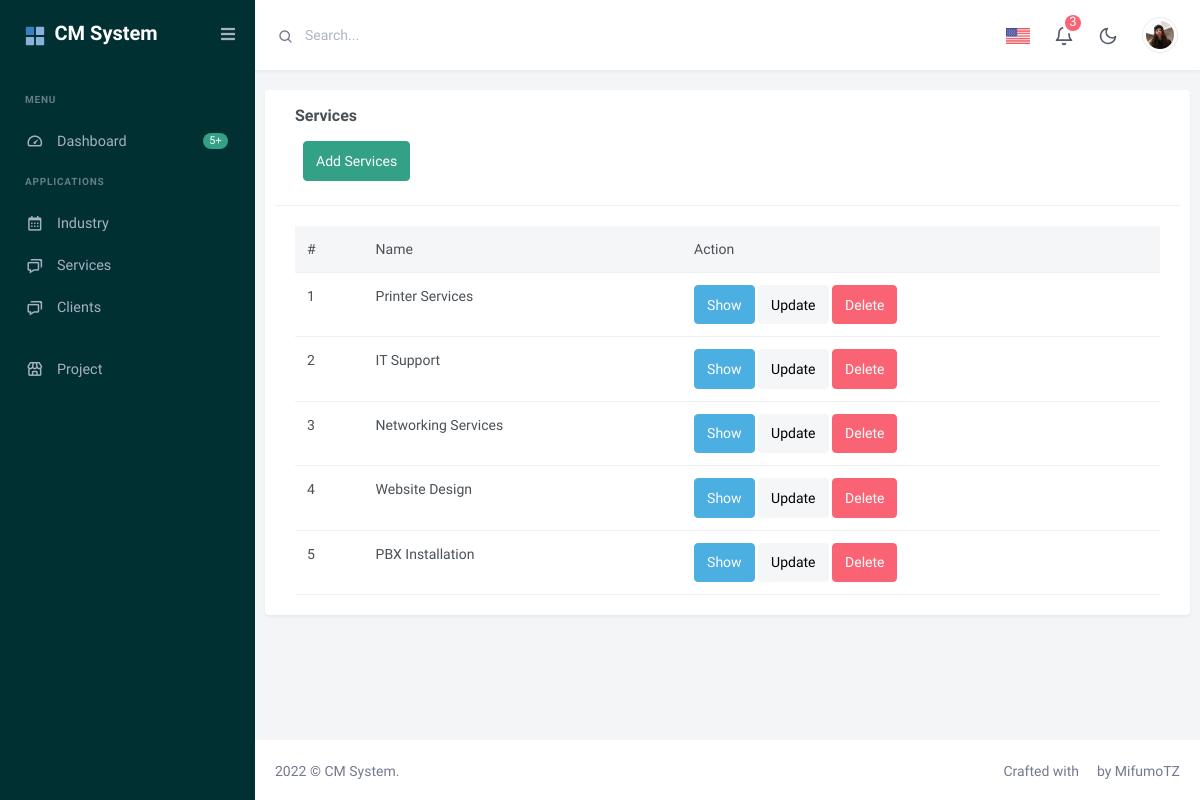
Page /services/ on the committed database.
### client/models.py (models this page shows, shortened)
class ServicesCategory(models.Model):
    name=models.CharField(max_length=150, null=True)

### client/views.py (the view)
# urls.py: path('services/',DisplayServicesCategories.as_view(), name='services' ),
class DisplayServicesCategories(ListView):
    model=ServicesCategory
    template_name='services/all_services.html'
    def get_context_data(self, **kwargs):
        context = super(DisplayServicesCategories, self).get_context_data(**kwargs)
        context['services']=ServicesCategory.objects.all()
        return context

### client/templates/services/all_services.html
{% extends 'base.html' %}
{% block content %}
<div class="row">
    <div class="card">
    <div class="col-lg-12">
            <div class="card-header">
                <h4 class="card-title">Services</h4>
                <a class="btn btn-success pull-right m-2 pull-left"  href=" {% url 'createservices' %}">Add Services</a></div>
            </div>
            <div class="card-body">
                <div class="table-responsive">
                    <table class="table mb-0">
                        <thead class="table-light">
                            <tr>
                                <th>#</th>
                                <th>Name</th>
                                <th>Action</th>
                            </tr>
                        </thead>
                        <tbody>
                            {% for service in services %}
                            <tr>
                                <td>{{forloop.counter}}</td>
                                <td>{{service.name}}</td>
                                <td>
                                    <a href="" class="btn btn-info">Show</a>
                                    <a href="{% url 'serviceupdate' service.id %}" class="btn btn-light">Update</a>
                                    <a href="{% url 'servicedelete' service.id %}" class="btn btn-danger">Delete</a>
                                </td>
                            {% endfor %}
                        </tbody>
                    </table>
                </div>
            </div>
        </div>
    </div>
</div>
{% endblock content %}

### rows in the picture
ServicesCategory: name "Printer Services"
ServicesCategory: name "IT Support"
ServicesCategory: name "Networking Services"
ServicesCategory: name "Website Design"
ServicesCategory: name "PBX Installation"
